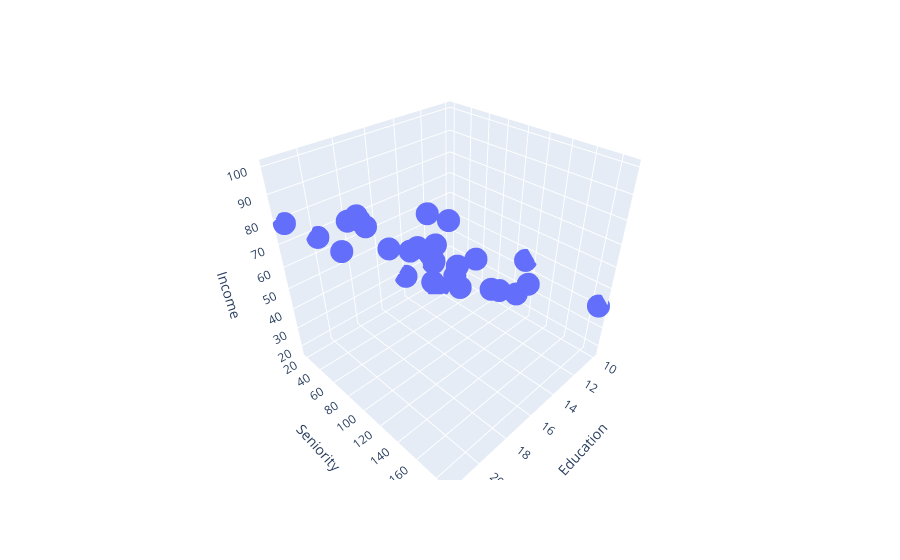

Source (notebook cell):
### Code cell
fig = px.scatter_3d(income_df, x='Education', y='Seniority', z='Income')
fig.show()

### Figure 1 — Plotly figure (JSON) as saved in the notebook; plotly's stock layout.template omitted (floating-point values rounded to 4 significant figures)
{"data": [{"hovertemplate": "Education=%{x}<br>Seniority=%{y}<br>Income=%{z}<extra></extra>", "legendgroup": "", "marker": {"color": "#636efa", "symbol": "circle"}, "mode": "markers", "name": "", "scene": "scene", "showlegend": false, "type": "scatter3d", "x": [21.59, 18.28, 12.07, 17.03, 19.93, 18.28, 19.93, 21.17, 20.34, 10, 13.72, 18.69, 11.66, 16.62, 10, 20.34, 14.14, 16.62, 16.62, 20.34, 18.28, 14.55, 17.45, 10.41, 21.59, 11.24, 19.93, 11.66, 12.07, 17.03], "y": [113.1, 119.3, 100.7, 187.6, 20, 26.21, 150.3, 82.07, 88.28, 113.1, 51.03, 144.1, 20, 94.48, 187.6, 94.48, 20, 44.83, 175.2, 187.6, 100.7, 137.9, 94.48, 32.41, 20, 44.83, 169.0, 57.24, 32.41, 106.9], "z": [99.92, 92.58, 34.68, 78.7, 68.01, 71.5, 87.97, 79.81, 90.01, 45.66, 31.91, 96.28, 27.98, 66.6, 41.53, 89.0, 28.82, 57.68, 70.11, 98.83, 74.7, 53.53, 72.08, 18.57, 78.81, 21.39, 90.81, 22.64, 17.61, 74.61]}], "layout": {"legend": {"tracegroupgap": 0}, "margin": {"t": 60}, "scene": {"domain": {"x": [0, 1], "y": [0, 1]}, "xaxis": {"title": {"text": "Education"}}, "yaxis": {"title": {"text": "Seniority"}}, "zaxis": {"title": {"text": "Income"}}}}}
